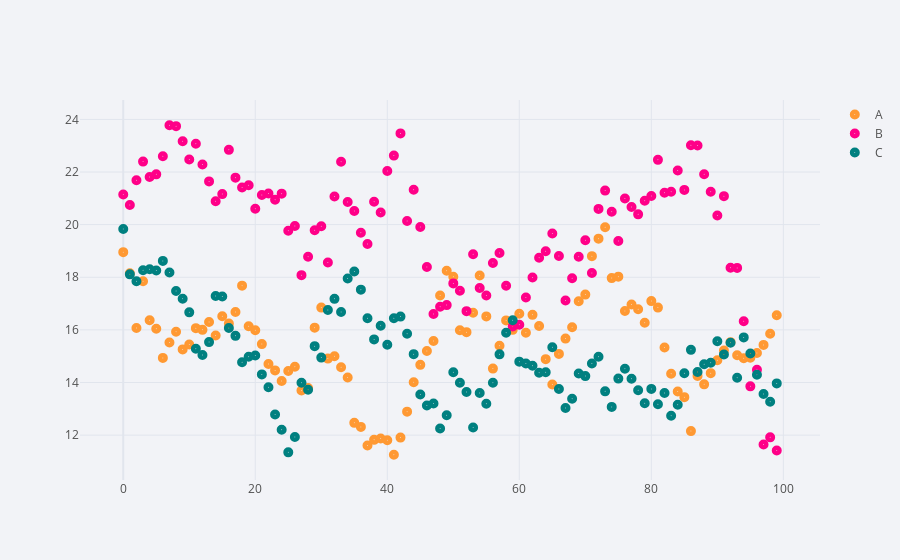

Notebook cell for this chart:
### Markdown cell above
- Colors can be assigned as either a list or dicitonary by using color. The marker symbol can be defined by using symbol

### Code cell
df.iplot(kind = 'scatter', mode = 'markers',symbol = 'circle-dot', colors = ['orange', 'pink', 'teal'], size = 10)
